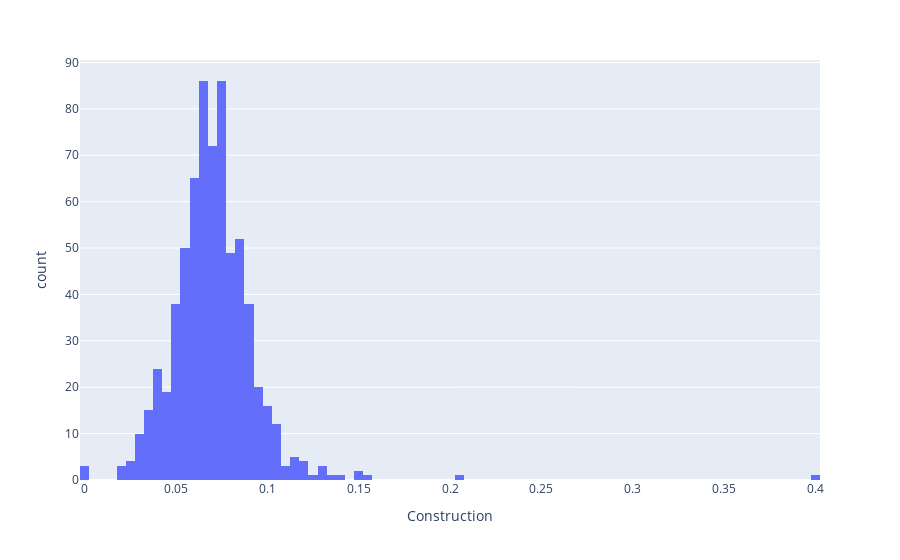

The notebook cell this image was saved under:
### Code cell
# plot some distributions to observe that it is coherent to keep the mean
import plotly.express as px
fig = px.histogram(df_employment_type_percent, x="Construction")
fig.show()

### Figure 1 — Plotly figure (JSON) as saved in the notebook; plotly's stock layout.template omitted (floating-point values rounded to 4 significant figures; data arrays with more than 128 entries replaced by an {"elided": "..."} marker saying what was removed)
{"data": [{"alignmentgroup": "True", "bingroup": "x", "hovertemplate": "Construction=%{x}<br>count=%{y}<extra></extra>", "legendgroup": "", "marker": {"color": "#636efa", "pattern": {"shape": ""}}, "name": "", "offsetgroup": "", "orientation": "v", "showlegend": false, "type": "histogram", "x": {"elided": "687 float values"}, "xaxis": "x", "yaxis": "y"}], "layout": {"barmode": "relative", "legend": {"tracegroupgap": 0}, "margin": {"t": 60}, "xaxis": {"anchor": "y", "domain": [0, 1], "title": {"text": "Construction"}}, "yaxis": {"anchor": "x", "domain": [0, 1], "title": {"text": "count"}}}}
